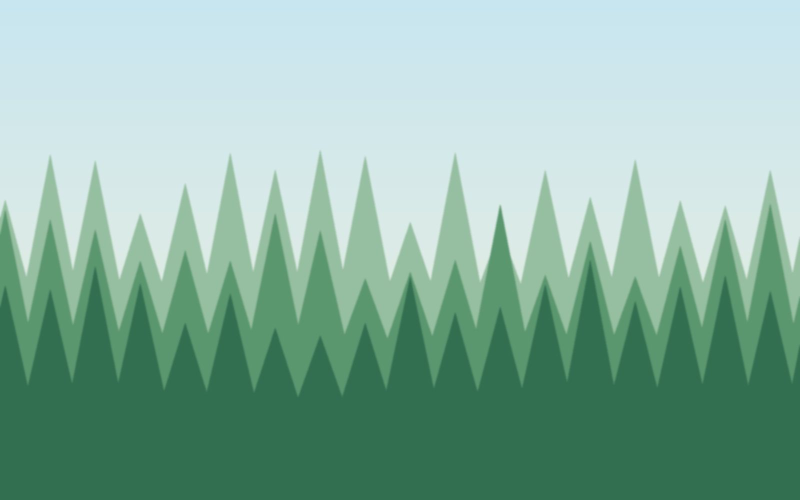
#> input picture skills/teacher-slides/assets/spec-examples/context/photos/forest.jpg, 1600 x 1000 px (shown at 1/2 size)
$ python color_from.py ../../../teacher-slides/assets/spec-examples/context/photos/forest.jpg
#> lines starting #> are read from the running program, lines starting #| are printed output that depends on the picture
### skills/teacher-data/shared/design/oklch.py
#!/usr/bin/env python3
# SPDX-License-Identifier: Apache-2.0
# Copyright 2026 박진영 (zln02)
"""OKLab / OKLCH utilities (stdlib only): conversion, gamut clamp, contrast fitting, harmonies, equal-perceived-step ramps.

OKLab (Bjorn Ottosson, 2020, public domain matrices) is a colour space where equal numeric steps look about equally different, so
"same hue, lighter" and "10 evenly spaced shades" behave. Colours here are "#rrggbb" strings; L is 0..1, C ~0..0.37, h in degrees.

    from oklch import hex_to_oklch, oklch_to_hex, harmony, ramp, fit_contrast, delta_e
    hex_to_oklch("#ff0000")         # (0.6280, 0.2577, 29.23)
    harmony("#2b6cff", "triad")     # three hexes, hue +0/+120/+240
    ramp("#2b6cff", 5)              # tints/shades at equal OKLab lightness steps (hue and chroma kept, chroma clamped into sRGB)
    fit_contrast("#ff9900", "#ffffff", 4.5)   # darken (lightness only, hue kept) until text passes

CLI:  python3 oklch.py "#ff0000" [--harmony analogous|complementary|triad|split|tetrad] [--ramp 7]
"""
from __future__ import annotations

import argparse
import json
import math
import sys

for _s in (sys.stdout, sys.stderr):
    if hasattr(_s, "reconfigure"):
        _s.reconfigure(encoding="utf-8", errors="replace")

HARMONIES = {"analogous": (-30, 0, 30), "complementary": (0, 180), "triad": (0, 120, 240), "split": (0, 150, 210), "tetrad": (0, 90, 180, 270)}


# ---------- sRGB <-> linear ----------
def hex_to_rgb(h: str) -> tuple[int, int, int]:
    """'#rgb' or '#rrggbb' -> (r, g, b) 0..255."""
    h = h.strip().lstrip("#")
    if len(h) == 3:
        h = "".join(c * 2 for c in h)
    return int(h[0:2], 16), int(h[2:4], 16), int(h[4:6], 16)


def rgb_to_hex(r: float, g: float, b: float) -> str:
    """0..255 floats (clamped, rounded) -> '#rrggbb'."""
    return "#%02x%02x%02x" % tuple(max(0, min(255, int(round(v)))) for v in (r, g, b))


def to_linear(v: float) -> float:
    """sRGB channel 0..1 -> linear light."""
    return v / 12.92 if v <= 0.04045 else ((v + 0.055) / 1.055) ** 2.4


def to_srgb(v: float) -> float:
    """Linear light -> sRGB channel 0..1."""
    return 12.92 * v if v <= 0.0031308 else 1.055 * (v ** (1 / 2.4)) - 0.055


def hex_to_linear(h: str) -> tuple[float, float, float]:
    r, g, b = hex_to_rgb(h)
    return to_linear(r / 255), to_linear(g / 255), to_linear(b / 255)


def linear_to_hex(r: float, g: float, b: float) -> str:
    return rgb_to_hex(*(to_srgb(max(0.0, min(1.0, v))) * 255 for v in (r, g, b)))


# ---------- linear sRGB <-> OKLab ----------
def linear_to_oklab(r: float, g: float, b: float) -> tuple[float, float, float]:
    l = 0.4122214708 * r + 0.5363325363 * g + 0.0514459929 * b
    m = 0.2119034982 * r + 0.6806995451 * g + 0.1073969566 * b
    s = 0.0883024619 * r + 0.2817188376 * g + 0.6299787005 * b
    l_, m_, s_ = (math.copysign(abs(x) ** (1 / 3), x) for x in (l, m, s))
    return (0.2104542553 * l_ + 0.7936177850 * m_ - 0.0040720468 * s_,
            1.9779984951 * l_ - 2.4285922050 * m_ + 0.4505937099 * s_,
            0.0259040371 * l_ + 0.7827717662 * m_ - 0.8086757660 * s_)


def oklab_to_linear(L: float, a: float, b: float) -> tuple[float, float, float]:
    """OKLab -> linear sRGB (NOT clamped: values outside 0..1 mean out of gamut)."""
    l_ = L + 0.3963377774 * a + 0.2158037573 * b
    m_ = L - 0.1055613458 * a - 0.0638541728 * b
    s_ = L - 0.0894841775 * a - 1.2914855480 * b
    l, m, s = l_ ** 3, m_ ** 3, s_ ** 3
    return (4.0767416621 * l - 3.3077115913 * m + 0.2309699292 * s,
            -1.2684380046 * l + 2.6097574011 * m - 0.3413193965 * s,
            -0.0041960863 * l - 0.7034186147 * m + 1.7076147010 * s)


def hex_to_oklab(h: str) -> tuple[float, float, float]:
    return linear_to_oklab(*hex_to_linear(h))


def oklab_to_hex(L: float, a: float, b: float) -> str:
    return linear_to_hex(*oklab_to_linear(L, a, b))


# ---------- OKLab <-> OKLCH ----------
def oklab_to_oklch(L: float, a: float, b: float) -> tuple[float, float, float]:
    C = math.hypot(a, b)
    h = math.degrees(math.atan2(b, a)) % 360 if C > 1e-6 else 0.0
    return L, C, h


def oklch_to_oklab(L: float, C: float, h: float) -> tuple[float, float, float]:
    hr = math.radians(h)
    return L, C * math.cos(hr), C * math.sin(hr)


def hex_to_oklch(h: str) -> tuple[float, float, float]:
    """'#rrggbb' -> (L, C, h)."""
    return oklab_to_oklch(*hex_to_oklab(h))


def in_gamut(L: float, C: float, h: float, eps: float = 1e-4) -> bool:
    """True when the OKLCH colour fits inside sRGB."""
    return all(-eps <= v <= 1 + eps for v in oklab_to_linear(*oklch_to_oklab(L, C, h)))


def clamp_chroma(L: float, C: float, h: float) -> tuple[float, float, float]:
    """Gamut clamp: keep lightness and hue, lower chroma (bisection) until the colour fits sRGB."""
    L = max(0.0, min(1.0, L))
    if in_gamut(L, C, h):
        return L, C, h
    lo, hi = 0.0, C
    for _ in range(24):
        mid = (lo + hi) / 2
        if in_gamut(L, mid, h):
            lo = mid
        else:
            hi = mid
    return L, lo, h


def oklch_to_hex(L: float, C: float, h: float, clamp: bool = True) -> str:
    """OKLCH -> '#rrggbb'. With clamp (default) out-of-gamut chroma is reduced first so hue and lightness stay put."""
    if clamp:
        L, C, h = clamp_chroma(L, C, h)
    return oklab_to_hex(*oklch_to_oklab(L, C, h))


def delta_e(a: str, b: str) -> float:
    """Euclidean distance in OKLab (ΔE_OK) between two hex colours. ~0.02 is barely visible, 0.1 is clearly different."""
    la, lb = hex_to_oklab(a), hex_to_oklab(b)
    return math.dist(la, lb)


# ---------- contrast ----------
def luminance(h: str) -> float:
    """WCAG relative luminance."""
    r, g, b = hex_to_linear(h)
    return 0.2126 * r + 0.7152 * g + 0.0722 * b


def contrast(a: str, b: str) -> float:
    """WCAG contrast ratio of two hex colours (same value as design.contrast)."""
    la, lb = luminance(a), luminance(b)
    return (max(la, lb) + 0.05) / (min(la, lb) + 0.05)


def fit_contrast(fg: str, bg, ratio: float = 4.5) -> str:
    """Move fg's OKLCH lightness only (hue kept, chroma clamped into gamut) until it reaches `ratio` against bg (one hex or a list: all must pass).

    Goes away from the background(s); if that cannot reach the ratio it tries the other direction; returns the closest try otherwise."""
    bgs = [bg] if isinstance(bg, str) else list(bg)
    ok = lambda c: min(contrast(c, x) for x in bgs) >= ratio  # noqa: E731
    if ok(fg):
        return fg
    L, C, h = hex_to_oklch(fg)
    mean_bg = sum(hex_to_oklab(x)[0] for x in bgs) / len(bgs)
    first = -1 if L <= mean_bg else 1
    best, best_r = fg, min(contrast(fg, x) for x in bgs)
    for d in (first, -first):
        for i in range(1, 201):
            l2 = L + d * i * 0.005
            if not 0 <= l2 <= 1:
                break
            c = oklch_to_hex(l2, C, h)
            r = min(contrast(c, x) for x in bgs)
            if r >= ratio:
                return c
            if r > best_r:
                best, best_r = c, r
    return best


# ---------- harmonies and ramps ----------
# [23 lines left out: functions harmony, ramp, tints_shades, not called in this run]


def hue_distance(a: float, b: float) -> float:
    """Shortest angle between two hues, 0..180."""
    d = abs(a - b) % 360
    return min(d, 360 - d)


# [14 lines left out: function main, not called in this run]


# [2 lines that do not run on import are left out]

### skills/teacher-data/shared/design/color_check.py
#!/usr/bin/env python3
# SPDX-License-Identifier: Apache-2.0
# Copyright 2026 박진영 (zln02)
"""Colour-blind check (stdlib only): do colours that carry meaning (correct/wrong, team colours, chart series) stay apart for people with colour-vision deficiency?

Simulation: Machado, Oliveira & Fernandes (2009), "A Physiologically-based Model for Simulation of Color Vision Deficiency", severity 1.0 matrices,
applied in LINEAR RGB (protan = no red cones, deutan = no green, tritan = no blue). Distance: OKLab Euclidean (ΔE_OK, see oklch.py).

Threshold: MIN_DE = 0.10. ΔE_OK ~0.02 is the just-noticeable difference side by side; 0.10 is "clearly different at TV distance on a classroom wall".
Pairs below 0.10 in ANY of the three simulations are reported. It is a WARN only (never FAIL): shapes, icons and text (○ ✕ 정답/오답) fix it too.

    from color_check import check_pairs, check_tokens, check_html, warn_lines
    check_pairs({"정답": "#0f8a4a", "오답": "#c4163a"})        # -> [{"a","b","kind","de",...}, ...]
    warn_lines(check_tokens(tokens))                            # -> ["빨강·초록만으로 ..."]  (one plain-Korean line per problem group)

CLI:  python3 color_check.py "#0f8a4a" "#c4163a" "#2b6cff"     # all pairs among the colours
      python3 color_check.py --tokens tokens.json | --html page.html
Exit code is always 0 (it only warns).
"""
from __future__ import annotations

import argparse
import itertools
import json
import re
import sys
from pathlib import Path

sys.path.insert(0, str(Path(__file__).resolve().parent))
import oklch  # noqa: E402

for _s in (sys.stdout, sys.stderr):
    if hasattr(_s, "reconfigure"):
        _s.reconfigure(encoding="utf-8", errors="replace")

MIN_DE = 0.10
# Machado 2009, severity 1.0, applied to linear RGB column vectors
MACHADO = {
    "protan": ((0.152286, 1.052583, -0.204868), (0.114503, 0.786281, 0.099216), (-0.003882, -0.048116, 1.051998)),
    "deutan": ((0.367322, 0.860646, -0.227968), (0.280085, 0.672501, 0.047413), (-0.011820, 0.042940, 0.968881)),
    "tritan": ((1.255528, -0.076749, -0.178779), (-0.078411, 0.930809, 0.147602), (0.004733, 0.691367, 0.303900)),
}
KIND_LABEL = {"protan": "적색약(빨간색을 약하게 봄)", "deutan": "녹색약(초록색을 약하게 봄)", "tritan": "청황색약(파랑·노랑이 헷갈림)"}


def simulate(hexc: str, kind: str) -> str:
    """The colour as seen with protan / deutan / tritan vision (Machado 2009, severity 1.0, linear RGB)."""
    m = MACHADO[kind]
    v = oklch.hex_to_linear(hexc)
    return oklch.linear_to_hex(*(sum(m[i][j] * v[j] for j in range(3)) for i in range(3)))


# [30 lines left out: functions check_pairs, check_tokens, not called in this run]


def _is_hex(x) -> bool:
    return isinstance(x, str) and re.fullmatch(r"#[0-9a-fA-F]{6}", x) is not None


_VAR = re.compile(r"--(good|bad|ok|wrong|correct|team\d|c\d)\s*:\s*(#[0-9a-fA-F]{6})\b")


# [110 lines left out: functions _groups, check_html, html_results, _color_lists, _chart_series, _name and 2 more, not called in this run]


# [2 lines that do not run on import are left out]

### skills/teacher-data/shared/design/color_from.py
#!/usr/bin/env python3
# SPDX-License-Identifier: Apache-2.0
# Copyright 2026 박진영 (zln02)
"""Take a palette from the user's OWN material (logo, photo, PPT/Word theme, 한글 file, website CSS) and map it onto our design tokens.

This is a MEANS to honour what the user already has (template-first rule), not our own design: the user's brand colours stay, only lightness is
nudged (hue kept) so text is readable. Output is tokens-compatible JSON: {"colors": {bg1,bg2,text,card,cardText,cardBorder,primary,btnText,accent,good,bad}, ...}.

    python3 color_from.py logo.png                      # print palette JSON
    python3 color_from.py theme.pptx --out my-palette.json [--dark] [--save-default]
    python3 design.py --palette-from my-palette.json    # or spec: "design": {"palette_from": "my-palette.json"}   ("saved" = the saved default)

Sources (by extension):
  .png                      decoded with the stdlib (no install); 8-bit, non-interlaced
  .jpg .jpeg .gif .bmp .webp  need Pillow (shared/tools/ensure.py pillow --yes, with the teacher's consent); a clear message is printed otherwise
  .pptx .potx .ppsx .docx .dotx .xlsx  theme XML (ppt|word|xl/theme/theme1.xml: accent1..6, dk2, lt2) read with zipfile + xml
  .hwpx                     colours found in Contents/*.xml (textColor, faceColor, border colour...). Coverage is limited: most documents are black/white.
  .css .html .htm .svg      colour frequencies (#rgb, #rrggbb, rgb()), CSS variables named primary/brand/accent get a boost

--save-default stores the result as the user's default palette in ~/.teacher-studio/prefs.json (only when asked). Nothing is installed or sent anywhere.
"""
from __future__ import annotations

import argparse
import json
import re
import struct
import sys
import xml.etree.ElementTree as ET
import zipfile
import zlib
from pathlib import Path

HERE = Path(__file__).resolve().parent
sys.path.insert(0, str(HERE))
import oklch as ok  # noqa: E402

for _s in (sys.stdout, sys.stderr):
    if hasattr(_s, "reconfigure"):
        _s.reconfigure(encoding="utf-8", errors="replace")

KEYS = ("bg1", "bg2", "text", "card", "cardText", "cardBorder", "primary", "btnText", "accent", "good", "bad")
IMAGE_EXT = {".png", ".jpg", ".jpeg", ".gif", ".bmp", ".webp"}
OFFICE_EXT = {".pptx": "ppt", ".potx": "ppt", ".ppsx": "ppt", ".docx": "word", ".dotx": "word", ".xlsx": "xl"}
CHROMATIC = 0.04  # OKLCH chroma below this counts as grey
MERGE_DE = 0.06  # colours closer than this (OKLab) are one colour
NEEDS_PILLOW = "사진·로고 파일(JPG 등)을 읽으려면 Pillow가 필요해요. `py shared/tools/ensure.py pillow --yes`로 설치하거나(선생님 동의 후), PNG로 저장해서 다시 올려 주세요."


class ColorFromError(Exception):
    """A problem the teacher can understand (message is plain Korean + a way out)."""


# ---------- sources -> [(hex, weight)] ----------
# [91 lines left out: functions _paeth, decode_png, not called in this run]


def _pixels_pillow(path: Path):
    try:
        from PIL import Image  # type: ignore
    except ImportError:
        raise ColorFromError(NEEDS_PILLOW)
    im = Image.open(path).convert("RGBA")
    im.thumbnail((200, 200))
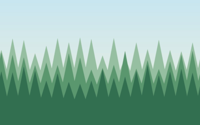
#> im: PIL image 200x125 RGBA; mean R, G, B, A 138.4, 179.6, 163.3, 255
    return im.size[0], im.size[1], list(im.getdata())


def image_pixels(path: Path):
    """(w, h, [(r,g,b,a)...]) from a file: stdlib for PNG, Pillow for the rest."""
    if path.suffix.lower() == ".png":
        try:
            return decode_png(path.read_bytes())
        except ColorFromError as exc:
            try:
                import PIL  # noqa: F401
            except ImportError:
                raise exc
            return _pixels_pillow(path)
    return _pixels_pillow(path)


def median_cut(pixels: list[tuple[int, int, int]], boxes: int = 8) -> list[tuple[str, int]]:
    """Median-cut quantiser (deterministic): split the box with the widest channel range at its median until `boxes`; return [(avg hex, count)]."""
    work = [list(pixels)]
    while len(work) < boxes:
        best, best_rng = -1, 0
        for i, b in enumerate(work):
            if len(b) < 2:
                continue
            rng = max(max(p[c] for p in b) - min(p[c] for p in b) for c in range(3))
            if rng * len(b) > best_rng:
                best, best_rng = i, rng * len(b)
        if best < 0 or best_rng == 0:
            break
        b = work.pop(best)
        ch = max(range(3), key=lambda c: max(p[c] for p in b) - min(p[c] for p in b))
        b.sort(key=lambda p: (p[ch], p))
        mid = len(b) // 2
        work += [b[:mid], b[mid:]]
    out = []
    for b in work:
        if b:
            out.append((ok.rgb_to_hex(*(sum(p[c] for p in b) / len(b) for c in range(3))), len(b)))
    return out


def is_background(L: float, C: float) -> bool:
    """Near-white or near-black with almost no colour: paper / screen background, not a brand colour."""
    return (L > 0.94 and C < 0.03) or (L < 0.16 and C < 0.04)


def from_image(path: Path) -> list[tuple[str, float]]:
    """Dominant colours of a photo/logo: sample pixels, drop transparent and near-white/near-black background, median-cut to 8 boxes."""
    w, h, px = image_pixels(path)
#> w = 200; h = 125; px = 25000 items
    step = max(1, len(px) // 30000)
#> step = 1
#> (the rest of the program and of its run is left out)
